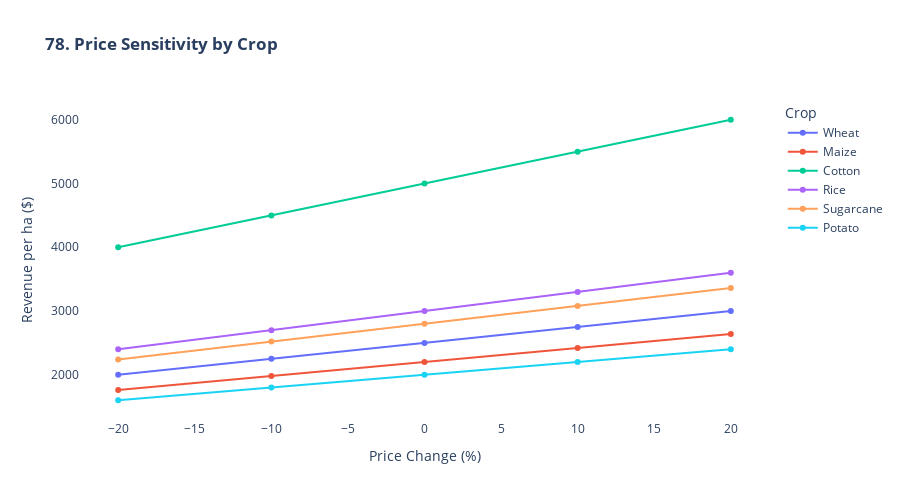

Write notebook code for a chart like this one.
### Markdown cell above
### *78. Price Volatility Impact*

### Code cell
print("\n78. Price Volatility...")

# Simulate price variations
price_scenarios = []
for crop in crop_prices.keys():
    for variation in [-20, -10, 0, 10, 20]:  # Price changes in %
        price_scenarios.append({
            'Crop': crop,
            'Price_Change': variation,
            'Revenue_Impact': crop_prices[crop] * (1 + variation/100) * 10
        })

price_df = pd.DataFrame(price_scenarios)

fig78 = px.line(price_df, x='Price_Change', y='Revenue_Impact',
                color='Crop', markers=True,
                title='<b>78. Price Sensitivity by Crop</b>',
                labels={'Price_Change': 'Price Change (%)', 
                       'Revenue_Impact': 'Revenue per ha ($)'})

fig78.update_layout(height=500, plot_bgcolor='white')
fig78.show()

### Figure 1 — Plotly figure (JSON) as saved in the notebook; plotly's stock layout.template omitted (floating-point values rounded to 4 significant figures)
{"data": [{"hovertemplate": "Crop=Wheat<br>Price Change (%)=%{x}<br>Revenue per ha ($)=%{y}<extra></extra>", "legendgroup": "Wheat", "line": {"color": "#636efa", "dash": "solid"}, "marker": {"symbol": "circle"}, "mode": "lines+markers", "name": "Wheat", "orientation": "v", "showlegend": true, "type": "scatter", "x": [-20, -10, 0, 10, 20], "xaxis": "x", "y": [2000.0, 2250.0, 2500.0, 2750.0, 3000.0], "yaxis": "y"}, {"hovertemplate": "Crop=Maize<br>Price Change (%)=%{x}<br>Revenue per ha ($)=%{y}<extra></extra>", "legendgroup": "Maize", "line": {"color": "#EF553B", "dash": "solid"}, "marker": {"symbol": "circle"}, "mode": "lines+markers", "name": "Maize", "orientation": "v", "showlegend": true, "type": "scatter", "x": [-20, -10, 0, 10, 20], "xaxis": "x", "y": [1760.0, 1980.0, 2200.0, 2420.0, 2640.0], "yaxis": "y"}, {"hovertemplate": "Crop=Cotton<br>Price Change (%)=%{x}<br>Revenue per ha ($)=%{y}<extra></extra>", "legendgroup": "Cotton", "line": {"color": "#00cc96", "dash": "solid"}, "marker": {"symbol": "circle"}, "mode": "lines+markers", "name": "Cotton", "orientation": "v", "showlegend": true, "type": "scatter", "x": [-20, -10, 0, 10, 20], "xaxis": "x", "y": [4000.0, 4500.0, 5000.0, 5500.0, 6000.0], "yaxis": "y"}, {"hovertemplate": "Crop=Rice<br>Price Change (%)=%{x}<br>Revenue per ha ($)=%{y}<extra></extra>", "legendgroup": "Rice", "line": {"color": "#ab63fa", "dash": "solid"}, "marker": {"symbol": "circle"}, "mode": "lines+markers", "name": "Rice", "orientation": "v", "showlegend": true, "type": "scatter", "x": [-20, -10, 0, 10, 20], "xaxis": "x", "y": [2400.0, 2700.0, 3000.0, 3300.0, 3600.0], "yaxis": "y"}, {"hovertemplate": "Crop=Sugarcane<br>Price Change (%)=%{x}<br>Revenue per ha ($)=%{y}<extra></extra>", "legendgroup": "Sugarcane", "line": {"color": "#FFA15A", "dash": "solid"}, "marker": {"symbol": "circle"}, "mode": "lines+markers", "name": "Sugarcane", "orientation": "v", "showlegend": true, "type": "scatter", "x": [-20, -10, 0, 10, 20], "xaxis": "x", "y": [2240.0, 2520.0, 2800.0, 3080.0, 3360.0], "yaxis": "y"}, {"hovertemplate": "Crop=Potato<br>Price Change (%)=%{x}<br>Revenue per ha ($)=%{y}<extra></extra>", "legendgroup": "Potato", "line": {"color": "#19d3f3", "dash": "solid"}, "marker": {"symbol": "circle"}, "mode": "lines+markers", "name": "Potato", "orientation": "v", "showlegend": true, "type": "scatter", "x": [-20, -10, 0, 10, 20], "xaxis": "x", "y": [1600.0, 1800.0, 2000.0, 2200.0, 2400.0], "yaxis": "y"}], "layout": {"height": 500, "legend": {"title": {"text": "Crop"}, "tracegroupgap": 0}, "plot_bgcolor": "white", "title": {"text": "<b>78. Price Sensitivity by Crop</b>"}, "xaxis": {"anchor": "y", "domain": [0, 1], "title": {"text": "Price Change (%)"}}, "yaxis": {"anchor": "x", "domain": [0, 1], "title": {"text": "Revenue per ha ($)"}}}}
